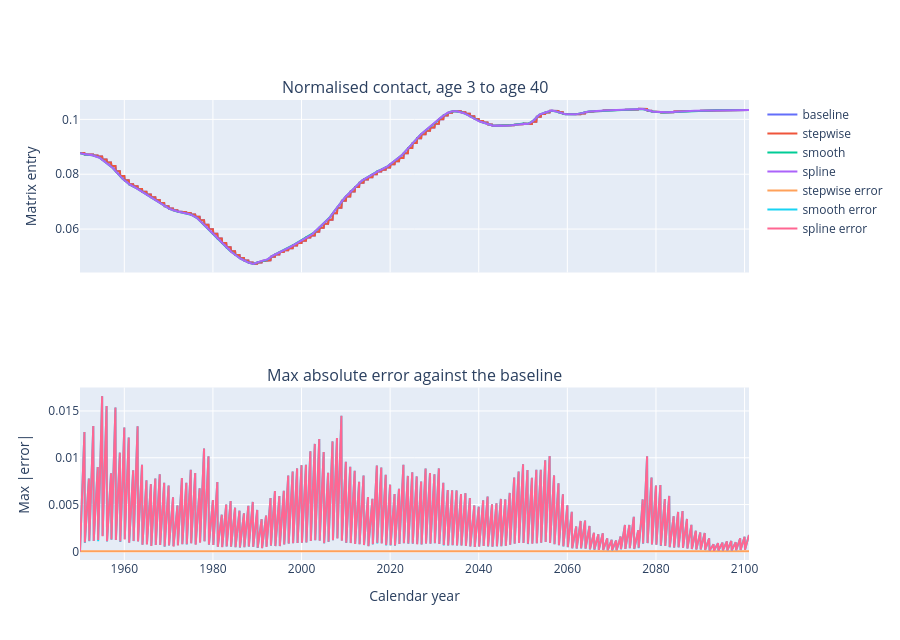

The notebook cell this image was saved under:
### Markdown cell above
## Distance from the baseline

On a 0.1-year grid the stepwise matrix sits on the baseline: the truncation was already the model, and the year table copies it.

Both curved variants meet the baseline on each 1 January to about `1e-15`, and leave it in between, on purpose. They report the same maximum error, and that is not a coincidence: the largest gap is at the end of a year, where the baseline is still holding January's matrix while a continuous curve has almost reached next January's. What both numbers measure is the size of the baseline's own annual step, not a difference between the two variants.

They do differ, just not at the maximum. Smooth interpolates the demographic inputs and then aggregates; spline aggregates the measured years and then interpolates. Between years the two sit about `4e-4` apart on entries of size `1e-1`. Neither is the reference for the other — the underlying series are annual, and nothing in the data says what happens in July.

The entry plotted is the age-3 row and the age-40 column, one cell of the 8×8. The lower panel is the maximum absolute entry error against the baseline.

### Code cell
times = np.arange(1950.0, 2101.0 + 1e-9, 0.1)
row, col = 1, 6
entry_name = f"age {AGE_STRATA[row]} to age {AGE_STRATA[col]}"

baseline_entry = []
step_entry = []
smooth_entry = []
spline_entry = []
step_abs = []
smooth_abs = []
spline_abs = []
step_canberra = []
smooth_canberra = []
spline_canberra = []
for time in times:
    base = np.asarray(baseline_at(float(time)))
    step = np.asarray(step_at(float(time)))
    curved = np.asarray(smooth_at(float(time)))
    fitted = np.asarray(spline_at(float(time)))
    baseline_entry.append(base[row, col])
    step_entry.append(step[row, col])
    smooth_entry.append(curved[row, col])
    spline_entry.append(fitted[row, col])
    step_abs.append(float(np.max(np.abs(step - base))))
    smooth_abs.append(float(np.max(np.abs(curved - base))))
    spline_abs.append(float(np.max(np.abs(fitted - base))))
    step_canberra.append(float(canberra_distance(step, base)))
    smooth_canberra.append(float(canberra_distance(curved, base)))
    spline_canberra.append(float(canberra_distance(fitted, base)))

january = np.isclose(times % 1.0, 0.0, atol=1e-8)
print(
    f"stepwise max abs {max(step_abs):.3e}, max Canberra {max(step_canberra):.3e}"
)
print(
    f"smooth max abs {max(smooth_abs):.3e}, max Canberra {max(smooth_canberra):.3e}"
)
print(
    f"spline max abs {max(spline_abs):.3e}, max Canberra {max(spline_canberra):.3e}"
)
for name, values in (("smooth", smooth_abs), ("spline", spline_abs)):
    values = np.asarray(values)
    print(
        f"{name} max abs on 1 January {max(values[january]):.3e}, "
        f"between Januarys {max(values[~january]):.3e}"
    )

fig = make_subplots(
    rows=2,
    cols=1,
    shared_xaxes=True,
    subplot_titles=(
        f"Normalised contact, {entry_name}",
        "Max absolute error against the baseline",
    ),
)
for name, values in (
    ("baseline", baseline_entry),
    ("stepwise", step_entry),
    ("smooth", smooth_entry),
    ("spline", spline_entry),
):
    fig.add_trace(
        go.Scatter(x=times, y=values, name=name, mode="lines"),
        row=1,
        col=1,
    )
fig.add_trace(
    go.Scatter(x=times, y=step_abs, name="stepwise error", mode="lines"),
    row=2,
    col=1,
)
fig.add_trace(
    go.Scatter(x=times, y=smooth_abs, name="smooth error", mode="lines"),
    row=2,
    col=1,
)
fig.add_trace(
    go.Scatter(x=times, y=spline_abs, name="spline error", mode="lines"),
    row=2,
    col=1,
)
fig.update_xaxes(title_text="Calendar year", row=2, col=1)
fig.update_yaxes(title_text="Matrix entry", row=1, col=1)
fig.update_yaxes(title_text="Max |error|", row=2, col=1)
fig.update_layout(height=640, legend_traceorder="normal")
fig.show()

### Figure 1 — Plotly figure (JSON) as saved in the notebook; plotly's stock layout.template omitted (floating-point values rounded to 4 significant figures; data arrays with more than 128 entries replaced by an {"elided": "..."} marker saying what was removed)
{"data": [{"mode": "lines", "name": "baseline", "type": "scatter", "x": {"elided": "1511 float values"}, "xaxis": "x", "y": {"elided": "1511 float values"}, "yaxis": "y"}, {"mode": "lines", "name": "stepwise", "type": "scatter", "x": {"elided": "1511 float values"}, "xaxis": "x", "y": {"elided": "1511 float values"}, "yaxis": "y"}, {"mode": "lines", "name": "smooth", "type": "scatter", "x": {"elided": "1511 float values"}, "xaxis": "x", "y": {"elided": "1511 float values"}, "yaxis": "y"}, {"mode": "lines", "name": "spline", "type": "scatter", "x": {"elided": "1511 float values"}, "xaxis": "x", "y": {"elided": "1511 float values"}, "yaxis": "y"}, {"mode": "lines", "name": "stepwise error", "type": "scatter", "x": {"elided": "1511 float values"}, "xaxis": "x2", "y": {"elided": "1511 float values"}, "yaxis": "y2"}, {"mode": "lines", "name": "smooth error", "type": "scatter", "x": {"elided": "1511 float values"}, "xaxis": "x2", "y": {"elided": "1511 float values"}, "yaxis": "y2"}, {"mode": "lines", "name": "spline error", "type": "scatter", "x": {"elided": "1511 float values"}, "xaxis": "x2", "y": {"elided": "1511 float values"}, "yaxis": "y2"}], "layout": {"annotations": [{"font": {"size": 16}, "showarrow": false, "text": "Normalised contact, age 3 to age 40", "x": 0.5, "xanchor": "center", "xref": "paper", "y": 1.0, "yanchor": "bottom", "yref": "paper"}, {"font": {"size": 16}, "showarrow": false, "text": "Max absolute error against the baseline", "x": 0.5, "xanchor": "center", "xref": "paper", "y": 0.375, "yanchor": "bottom", "yref": "paper"}], "height": 640, "legend": {"traceorder": "normal"}, "xaxis": {"anchor": "y", "domain": [0.0, 1.0], "matches": "x2", "showticklabels": false}, "xaxis2": {"anchor": "y2", "domain": [0.0, 1.0], "title": {"text": "Calendar year"}}, "yaxis": {"anchor": "x", "domain": [0.625, 1.0], "title": {"text": "Matrix entry"}}, "yaxis2": {"anchor": "x2", "domain": [0.0, 0.375], "title": {"text": "Max |error|"}}}}
